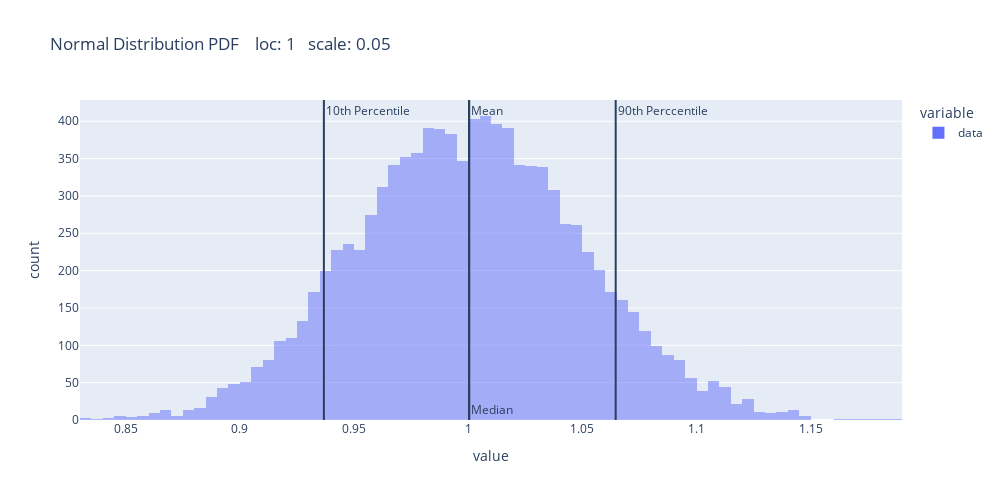
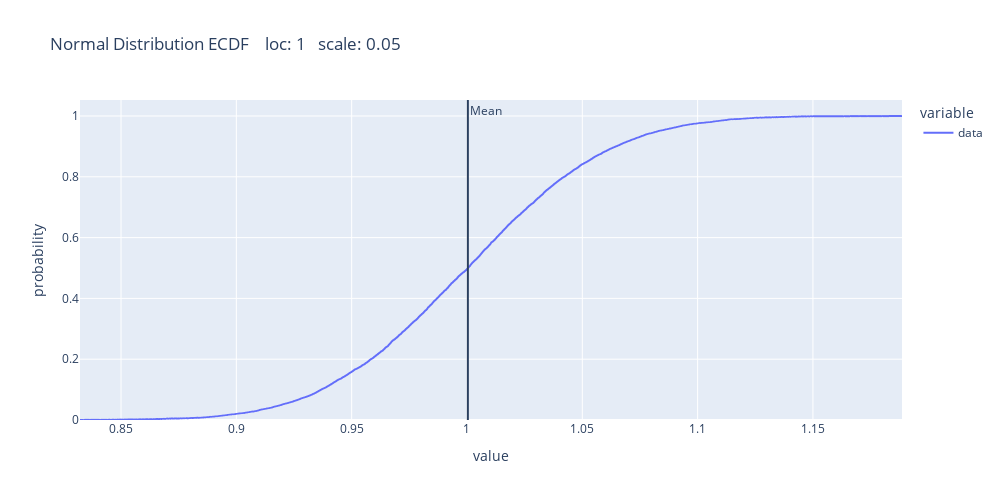

The notebook cell these images were saved under, in order:
### Markdown cell above
#### Deeper Look at a user defined Normal Distribution

### Code cell
n = 10000
loc = 1
scale = .05

df = pd.DataFrame(np.random.normal(loc = loc, scale = scale, size = n), columns =['data'])

fig = px.histogram(df.data, opacity = .5, title= "Normal Distribution PDF    loc: " + str(loc) + "   scale: " + str(scale))
fig.update_layout(height = 500, width= 1000)
fig.add_vline(x = df.data.mean(), annotation_text = "Mean")
fig.add_vline(x = df.data.median(), annotation_text = 'Median', annotation_position = 'bottom right')
fig.add_vline(x = df.data.quantile(.1), annotation_text = "10th Percentile")
fig.add_vline(x = df.data.quantile(.9), annotation_text = "90th Perccentile")
fig.show(renderer = plotly_renderer)

fig = px.ecdf(df.data, title = "Normal Distribution ECDF    loc: " + str(loc) + "   scale: " + str(scale))
fig.update_layout(height = 500, width= 1000)
fig.add_vline(x = df.data.mean(), annotation_text = "Mean")
fig.show(renderer = plotly_renderer)

### Figure 1 — Plotly figure (JSON) as saved in the notebook; plotly's stock layout.template omitted (floating-point values rounded to 4 significant figures; data arrays with more than 128 entries replaced by an {"elided": "..."} marker saying what was removed)
{"data": [{"alignmentgroup": "True", "bingroup": "x", "hovertemplate": "variable=data<br>value=%{x}<br>count=%{y}<extra></extra>", "legendgroup": "data", "marker": {"color": "#636efa", "opacity": 0.5, "pattern": {"shape": ""}}, "name": "data", "offsetgroup": "data", "orientation": "v", "showlegend": true, "type": "histogram", "x": {"elided": "10000 float values"}, "xaxis": "x", "yaxis": "y"}], "layout": {"annotations": [{"showarrow": false, "text": "Mean", "x": 1.0, "xanchor": "left", "xref": "x", "y": 1, "yanchor": "top", "yref": "y domain"}, {"showarrow": false, "text": "Median", "x": 1.0, "xanchor": "left", "xref": "x", "y": 0, "yanchor": "bottom", "yref": "y domain"}, {"showarrow": false, "text": "10th Percentile", "x": 0.9368, "xanchor": "left", "xref": "x", "y": 1, "yanchor": "top", "yref": "y domain"}, {"showarrow": false, "text": "90th Perccentile", "x": 1.065, "xanchor": "left", "xref": "x", "y": 1, "yanchor": "top", "yref": "y domain"}], "barmode": "relative", "height": 500, "legend": {"title": {"text": "variable"}, "tracegroupgap": 0}, "shapes": [{"type": "line", "x0": 1.0, "x1": 1.0, "xref": "x", "y0": 0, "y1": 1, "yref": "y domain"}, {"type": "line", "x0": 1.0, "x1": 1.0, "xref": "x", "y0": 0, "y1": 1, "yref": "y domain"}, {"type": "line", "x0": 0.9368, "x1": 0.9368, "xref": "x", "y0": 0, "y1": 1, "yref": "y domain"}, {"type": "line", "x0": 1.065, "x1": 1.065, "xref": "x", "y0": 0, "y1": 1, "yref": "y domain"}], "title": {"text": "Normal Distribution PDF    loc: 1   scale: 0.05"}, "width": 1000, "xaxis": {"anchor": "y", "domain": [0, 1], "title": {"text": "value"}}, "yaxis": {"anchor": "x", "domain": [0, 1], "title": {"text": "count"}}}}

### Figure 2 — Plotly figure (JSON) as saved in the notebook; plotly's stock layout.template omitted (floating-point values rounded to 4 significant figures; data arrays with more than 128 entries replaced by an {"elided": "..."} marker saying what was removed)
{"data": [{"hovertemplate": "variable=data<br>value=%{x}<br>probability=%{y}<extra></extra>", "legendgroup": "data", "line": {"dash": "solid", "shape": "hv"}, "marker": {"color": "#636efa", "symbol": "circle"}, "mode": "lines", "name": "data", "showlegend": true, "type": "scattergl", "x": {"elided": "10000 float values"}, "xaxis": "x", "y": {"elided": "10000 float values"}, "yaxis": "y"}], "layout": {"annotations": [{"showarrow": false, "text": "Mean", "x": 1.0, "xanchor": "left", "xref": "x", "y": 1, "yanchor": "top", "yref": "y domain"}], "height": 500, "legend": {"title": {"text": "variable"}, "tracegroupgap": 0}, "shapes": [{"type": "line", "x0": 1.0, "x1": 1.0, "xref": "x", "y0": 0, "y1": 1, "yref": "y domain"}], "title": {"text": "Normal Distribution ECDF    loc: 1   scale: 0.05"}, "width": 1000, "xaxis": {"anchor": "y", "domain": [0, 1], "title": {"text": "value"}}, "yaxis": {"anchor": "x", "domain": [0, 1], "rangemode": "tozero", "title": {"text": "probability"}}}}
